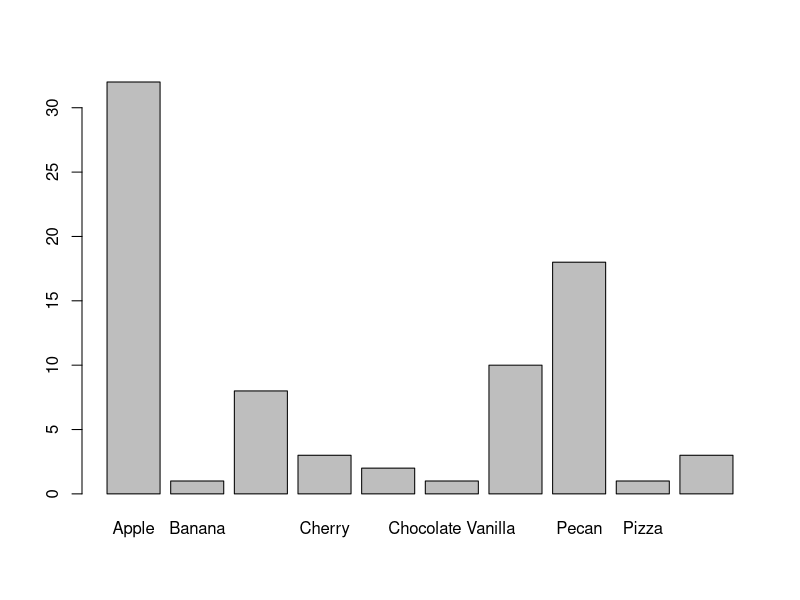
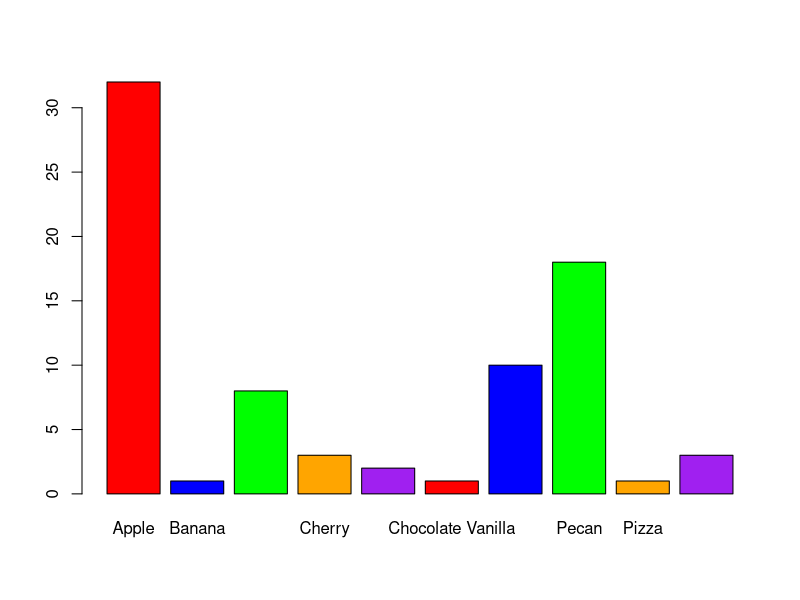
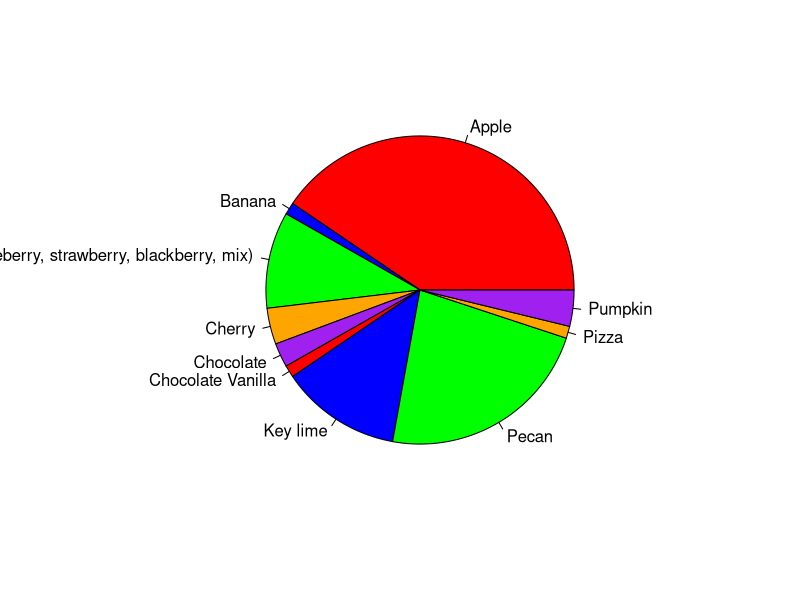

Recreate these plots in R, in order.
## ---- chunk 1
knitr::opts_chunk$set(echo = TRUE)
## ---- chunk 2
pies<-read.csv("pie-survey.csv")
pies
pielist<-table(pies$What.s.your.favorite.kind.of.pie)
print(pielist)
barplot(pielist)
barplot(pielist, 
         col=c("red","blue","green","orange","purple"))
pie(pielist,
     col=c("red","blue","green","orange","purple"))
